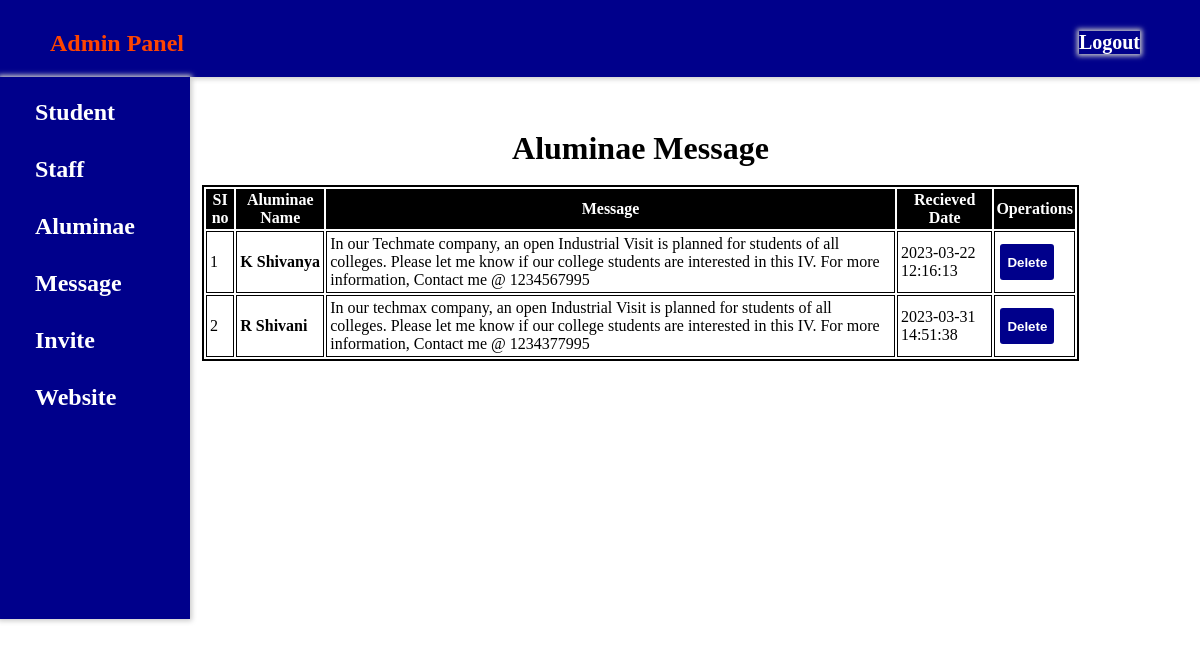
Page /admin_msg.php on the committed database.
### tables this page shows
CREATE TABLE `aluminae` (
  `id` int(11) NOT NULL,
  `aluminae_name` varchar(50) NOT NULL,
  `email` varchar(50) NOT NULL,
  `ph_no` int(20) NOT NULL,
  `address` varchar(100) NOT NULL,
  `blood_grp` varchar(20) NOT NULL
);

CREATE TABLE `aluminae_msg` (
  `id` int(11) NOT NULL,
  `a_id` int(11) NOT NULL,
  `msg` varchar(1000) NOT NULL,
  `logs` datetime NOT NULL
);

### admin_msg.php (the view, shortened to what this page needs)
<?php
include 'connect.php';
?>
<!DOCTYPE html>
<html>
<head>
	<link rel="stylesheet" type="text/css" href="admin.css">
</head>
<body>
	<div class="header">
		<h2 style="color: orangered;"><b>Admin Panel</b></h2>
		<div class="logout">
			<a href="logout.php" style="color:white;font-size: 20px;">Logout</a>
		</div>
	</div>
	<div class="container">
		<div class="menu">
		<ul>
			<li><a href="student_record.php">Student</a></li>
			<li><a href="staff_record.php">Staff</a></li>
			<li><a href="aluminae_record.php">Aluminae</a></li>
			<li><a href="admin_msg.php">Message</a></li>
			<li><a href="invite_aluminae.php">Invite</a></li>
			<li><a href="#">Website</a>
			</li>
		</ul>
	</div>
	<div class="content">
		<center>
			<table class="table">
				<caption>
				<b><h1> Aluminae Message </h1></b><br>
				</caption>
			<br>
			<thead>
				<tr>
					<th>SI no</th>
					<th>Aluminae Name</th>
					<th>Message</th>
					<th>Recieved Date</th>
					<th>Operations</th>
				</tr>
			</thead>
			<tbody>
				<?php
					$sql="select aluminae_msg.id,aluminae_msg.a_id,aluminae.aluminae_name, aluminae_msg.msg, aluminae_msg.logs from aluminae inner join aluminae_msg on aluminae.id=aluminae_msg.a_id";
					$result=mysqli_query($con,$sql);
					if($result){
						$i=0;
						while($row=mysqli_fetch_assoc($result)){
							$i++;
							$id=$row['id'];
							$aluminae_name=$row['aluminae_name'];
							$msg=$row['msg'];
							$logs=$row['logs'];
							echo '
							<tr>
								<td>'.$i.'</td>
								<td><b>'.$aluminae_name.'</b></td>
								<td>'.$msg.'</td>
								<td>'.$logs.'</td>
								<td>
								<button class="btn del"><a href="msg_delete.php?deleteid='.$id.'">Delete</a></button>
							    </td>
							</tr>';
						}
					}
				?>
			</tbody>
		</center>
	</div>
	</div>
</body>
</html>

### admin.css (style rules this page uses)
* { padding: 0; margin: 0; margin-bottom: 0; margin-left: 0; margin-right: 0; margin-top: 0; padding-bottom: 0; padding-left: 0; padding-right: 0; padding-top: 0; }
body { background-size: cover; box-sizing: border-box; font-family: serif,sans-serif; }
a { text-decoration: none; color: white; font-weight: bold; }
.header { background-color: darkblue; padding: 30px 60px 20px 50px; //top right bottom left box-sizing: border-box; box-shadow: 0px 0px 5px 2px #ccc; width: auto; position: sticky; top: 0; }
.logout { float: right; position: relative; top: -26px; box-sizing: border-box; box-shadow: 0px 0px 5px 2px #ccc; }
.menu { background-color: darkblue; height: 542px; padding: 2px 35px 0px 15px; box-sizing: border-box; box-shadow: 0px 0px 5px 2px #ccc; font-size: 24px; position: sticky; top: 78px; }
.menu ul { display: flex; flex-direction: column; list-style: none; }
.menu ul li { width: 100%; margin: 10px 10px 0px 10px; padding: 10px; }
.container { display: flex; }

### admin_msg.php (style rules this page uses)
.content { padding: 35px 0px 20px 12px; }
.table { border: 2px solid black; }
th { padding: 2px; color: white; background-color: black; }
td { padding: 3px; border: 1px solid black; }
button { padding: 10px 0px; color: #fff; outline: none; background: darkblue; border: 2px solid #fff; width: 80%; cursor: pointer; height: 40px; position: relative; border-radius: 5px; }

### rows in the picture
aluminae: aluminae_name "K Shivanya", aluminae_msg.msg "In our Techmate company, an open Industrial Visit is planned for students of all colleges. Please let me know if our college students are interested in this IV. For more information, Contact me @ 1234567995", aluminae_msg.logs "2023-03-22 12:16:13"
aluminae: aluminae_name "R Shivani", aluminae_msg.msg "In our techmax company, an open Industrial Visit is planned for students of all colleges. Please let me know if our college students are interested in this IV. For more information, Contact me @ 1234377995", aluminae_msg.logs "2023-03-31 14:51:38"
